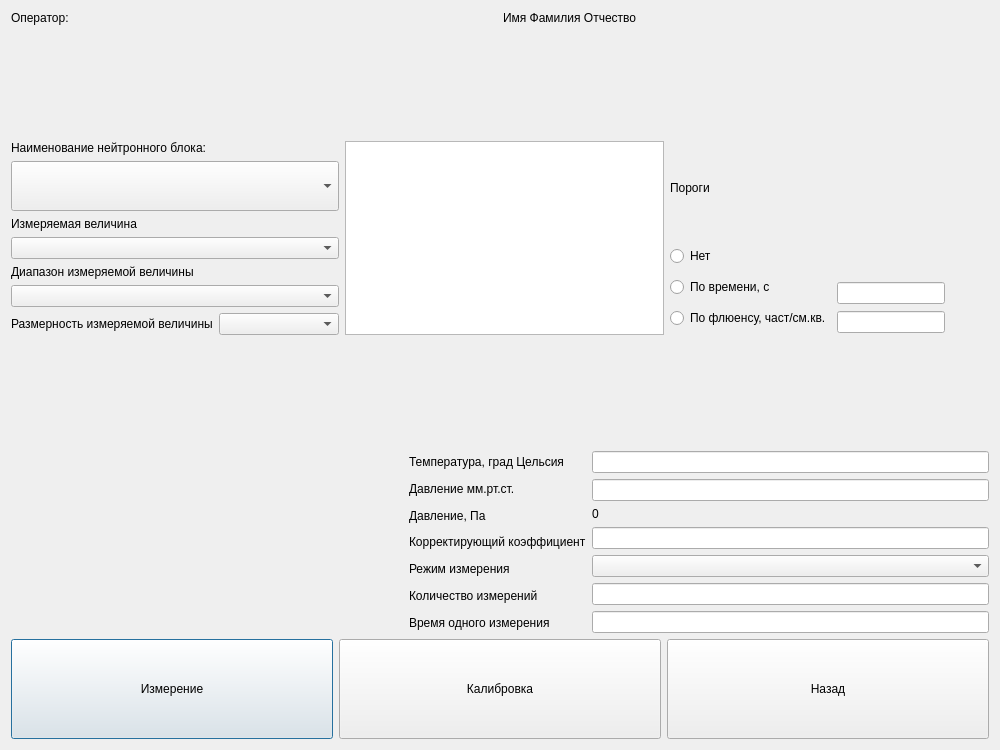
<?xml version="1.0" encoding="UTF-8"?>
<ui version="4.0">
 <class>Neutron_measuring</class>
 <widget class="QDialog" name="Neutron_measuring">
  <property name="geometry">
   <rect>
    <x>0</x>
    <y>0</y>
    <width>1000</width>
    <height>750</height>
   </rect>
  </property>
  <property name="windowTitle">
   <string>Dialog</string>
  </property>
  <layout class="QVBoxLayout" name="verticalLayout_8">
   <item>
    <layout class="QHBoxLayout" name="horizontalLayout_3">
     <item>
      <widget class="QLabel" name="label_8">
       <property name="text">
        <string>Оператор:</string>
       </property>
      </widget>
     </item>
     <item>
      <widget class="QLabel" name="label_9">
       <property name="text">
        <string>Имя Фамилия Отчество</string>
       </property>
      </widget>
     </item>
    </layout>
   </item>
   <item>
    <spacer name="verticalSpacer_2">
     <property name="orientation">
      <enum>Qt::Vertical</enum>
     </property>
     <property name="sizeHint" stdset="0">
      <size>
       <width>20</width>
       <height>108</height>
      </size>
     </property>
    </spacer>
   </item>
   <item>
    <layout class="QHBoxLayout" name="horizontalLayout_4">
     <item>
      <layout class="QVBoxLayout" name="verticalLayout_6">
       <item>
        <widget class="QLabel" name="label">
         <property name="text">
          <string>Наименование нейтронного блока:</string>
         </property>
        </widget>
       </item>
       <item>
        <widget class="QComboBox" name="comboBox">
         <property name="sizePolicy">
          <sizepolicy hsizetype="Minimum" vsizetype="Minimum">
           <horstretch>0</horstretch>
           <verstretch>0</verstretch>
          </sizepolicy>
         </property>
         <property name="minimumSize">
          <size>
           <width>200</width>
           <height>50</height>
          </size>
         </property>
        </widget>
       </item>
       <item>
        <widget class="QLabel" name="label_11">
         <property name="text">
          <string>Измеряемая величина</string>
         </property>
        </widget>
       </item>
       <item>
        <widget class="QComboBox" name="comboBox_4">
         <property name="sizePolicy">
          <sizepolicy hsizetype="Minimum" vsizetype="Fixed">
           <horstretch>0</horstretch>
           <verstretch>0</verstretch>
          </sizepolicy>
         </property>
         <property name="minimumSize">
          <size>
           <width>300</width>
           <height>0</height>
          </size>
         </property>
        </widget>
       </item>
       <item>
        <widget class="QLabel" name="label_13">
         <property name="text">
          <string>Диапазон измеряемой величины</string>
         </property>
        </widget>
       </item>
       <item>
        <widget class="QComboBox" name="comboBox_5"/>
       </item>
       <item>
        <layout class="QHBoxLayout" name="horizontalLayout_5">
         <item>
          <widget class="QLabel" name="label_10">
           <property name="text">
            <string>Размерность измеряемой величины</string>
           </property>
          </widget>
         </item>
         <item>
          <widget class="QComboBox" name="comboBox_3">
           <property name="minimumSize">
            <size>
             <width>120</width>
             <height>0</height>
            </size>
           </property>
          </widget>
         </item>
        </layout>
       </item>
      </layout>
     </item>
     <item>
      <widget class="QTextBrowser" name="textBrowser"/>
     </item>
     <item>
      <layout class="QVBoxLayout" name="verticalLayout_3">
       <item>
        <layout class="QVBoxLayout" name="verticalLayout_7">
         <item>
          <widget class="QLabel" name="label_6">
           <property name="text">
            <string>Пороги</string>
           </property>
          </widget>
         </item>
         <item>
          <layout class="QHBoxLayout" name="horizontalLayout">
           <item>
            <layout class="QVBoxLayout" name="verticalLayout">
             <item>
              <widget class="QRadioButton" name="radioButton">
               <property name="text">
                <string>Нет</string>
               </property>
              </widget>
             </item>
             <item>
              <widget class="QRadioButton" name="radioButton_2">
               <property name="text">
                <string>По времени, с</string>
               </property>
              </widget>
             </item>
             <item>
              <widget class="QRadioButton" name="radioButton_3">
               <property name="text">
                <string>По флюенсу, част/см.кв.</string>
               </property>
              </widget>
             </item>
            </layout>
           </item>
           <item>
            <layout class="QVBoxLayout" name="verticalLayout_2">
             <item>
              <spacer name="verticalSpacer">
               <property name="orientation">
                <enum>Qt::Vertical</enum>
               </property>
               <property name="sizeType">
                <enum>QSizePolicy::Minimum</enum>
               </property>
               <property name="sizeHint" stdset="0">
                <size>
                 <width>20</width>
                 <height>40</height>
                </size>
               </property>
              </spacer>
             </item>
             <item>
              <widget class="QLineEdit" name="lineEdit_4"/>
             </item>
             <item>
              <widget class="QLineEdit" name="lineEdit_5"/>
             </item>
            </layout>
           </item>
           <item>
            <spacer name="horizontalSpacer_2">
             <property name="orientation">
              <enum>Qt::Horizontal</enum>
             </property>
             <property name="sizeHint" stdset="0">
              <size>
               <width>40</width>
               <height>20</height>
              </size>
             </property>
            </spacer>
           </item>
          </layout>
         </item>
        </layout>
       </item>
      </layout>
     </item>
    </layout>
   </item>
   <item>
    <spacer name="verticalSpacer_3">
     <property name="orientation">
      <enum>Qt::Vertical</enum>
     </property>
     <property name="sizeHint" stdset="0">
      <size>
       <width>20</width>
       <height>108</height>
      </size>
     </property>
    </spacer>
   </item>
   <item>
    <layout class="QHBoxLayout" name="horizontalLayout_2">
     <item>
      <spacer name="horizontalSpacer">
       <property name="orientation">
        <enum>Qt::Horizontal</enum>
       </property>
       <property name="sizeHint" stdset="0">
        <size>
         <width>40</width>
         <height>20</height>
        </size>
       </property>
      </spacer>
     </item>
     <item>
      <layout class="QVBoxLayout" name="verticalLayout_5">
       <item>
        <widget class="QLabel" name="label_2">
         <property name="text">
          <string>Температура, град Цельсия</string>
         </property>
        </widget>
       </item>
       <item>
        <widget class="QLabel" name="label_3">
         <property name="text">
          <string>Давление мм.рт.ст.</string>
         </property>
        </widget>
       </item>
       <item>
        <widget class="QLabel" name="label_14">
         <property name="text">
          <string>Давление, Па</string>
         </property>
        </widget>
       </item>
       <item>
        <widget class="QLabel" name="label_4">
         <property name="text">
          <string>Корректирующий коэффициент</string>
         </property>
        </widget>
       </item>
       <item>
        <widget class="QLabel" name="label_5">
         <property name="text">
          <string>Режим измерения</string>
         </property>
        </widget>
       </item>
       <item>
        <widget class="QLabel" name="label_7">
         <property name="text">
          <string>Количество измерений</string>
         </property>
        </widget>
       </item>
       <item>
        <widget class="QLabel" name="label_12">
         <property name="text">
          <string>Время одного измерения</string>
         </property>
        </widget>
       </item>
      </layout>
     </item>
     <item>
      <layout class="QVBoxLayout" name="verticalLayout_4">
       <item>
        <widget class="QLineEdit" name="lineEdit"/>
       </item>
       <item>
        <widget class="QLineEdit" name="lineEdit_2"/>
       </item>
       <item>
        <widget class="QLabel" name="label_15">
         <property name="text">
          <string>0</string>
         </property>
        </widget>
       </item>
       <item>
        <widget class="QLineEdit" name="lineEdit_3"/>
       </item>
       <item>
        <widget class="QComboBox" name="comboBox_2"/>
       </item>
       <item>
        <widget class="QLineEdit" name="lineEdit_6"/>
       </item>
       <item>
        <widget class="QLineEdit" name="lineEdit_7"/>
       </item>
      </layout>
     </item>
    </layout>
   </item>
   <item>
    <layout class="QHBoxLayout" name="horizontalLayout_6">
     <item>
      <widget class="QPushButton" name="pushButton_2">
       <property name="sizePolicy">
        <sizepolicy hsizetype="Minimum" vsizetype="Maximum">
         <horstretch>0</horstretch>
         <verstretch>0</verstretch>
        </sizepolicy>
       </property>
       <property name="minimumSize">
        <size>
         <width>50</width>
         <height>100</height>
        </size>
       </property>
       <property name="maximumSize">
        <size>
         <width>16777215</width>
         <height>100</height>
        </size>
       </property>
       <property name="text">
        <string>Измерение</string>
       </property>
      </widget>
     </item>
     <item>
      <widget class="QPushButton" name="pushButton_3">
       <property name="sizePolicy">
        <sizepolicy hsizetype="Minimum" vsizetype="Maximum">
         <horstretch>0</horstretch>
         <verstretch>0</verstretch>
        </sizepolicy>
       </property>
       <property name="minimumSize">
        <size>
         <width>50</width>
         <height>100</height>
        </size>
       </property>
       <property name="maximumSize">
        <size>
         <width>16777215</width>
         <height>100</height>
        </size>
       </property>
       <property name="text">
        <string>Калибровка</string>
       </property>
      </widget>
     </item>
     <item>
      <widget class="QPushButton" name="pushButton">
       <property name="sizePolicy">
        <sizepolicy hsizetype="Minimum" vsizetype="Maximum">
         <horstretch>0</horstretch>
         <verstretch>0</verstretch>
        </sizepolicy>
       </property>
       <property name="minimumSize">
        <size>
         <width>50</width>
         <height>100</height>
        </size>
       </property>
       <property name="maximumSize">
        <size>
         <width>16777215</width>
         <height>100</height>
        </size>
       </property>
       <property name="text">
        <string>Назад</string>
       </property>
      </widget>
     </item>
    </layout>
   </item>
  </layout>
 </widget>
 <resources/>
 <connections/>
</ui>
